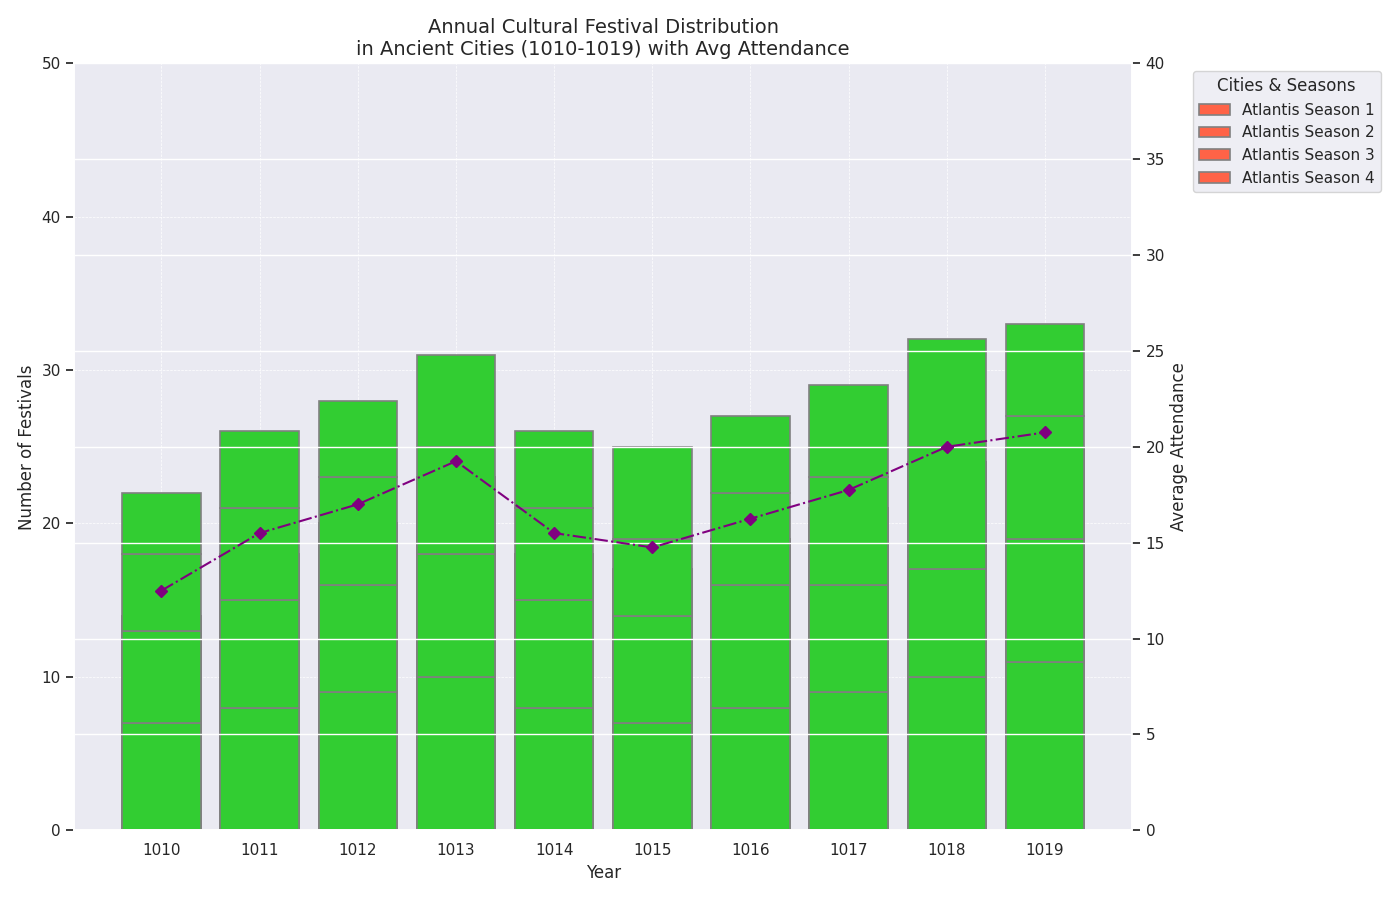

Generate this figure with Python:
import matplotlib.pyplot as plt
import numpy as np

years = np.arange(1010, 1020)
atlantis_festivals = np.array([[5, 4, 3, 2], [6, 5, 4, 3], [7, 5, 5, 3], [8, 6, 5, 4], [6, 5, 4, 3], 
                               [5, 5, 3, 4], [6, 6, 4, 3], [7, 5, 5, 4], [8, 5, 6, 5], [9, 6, 6, 4]])
el_dorado_festivals = np.array([[6, 3, 4, 1], [7, 4, 5, 2], [8, 4, 6, 2], [9, 5, 6, 3], [7, 4, 5, 2],
                                [6, 4, 4, 3], [7, 5, 5, 2], [8, 4, 6, 3], [9, 4, 7, 4], [10, 5, 7, 3]])
avalon_festivals = np.array([[7, 6, 5, 4], [8, 7, 6, 5], [9, 7, 7, 5], [10, 8, 7, 6], [8, 7, 6, 5],
                             [7, 7, 5, 6], [8, 8, 6, 5], [9, 7, 7, 6], [10, 7, 8, 7], [11, 8, 8, 6]])

average_attendance = np.mean(atlantis_festivals + el_dorado_festivals + avalon_festivals, axis=1)

# Define different colors for each city
colors = ['#FF6347', '#4682B4', '#32CD32']

fig, ax1 = plt.subplots(figsize=(14, 9))

# Modified to include legend labels
cities = ['Atlantis', 'El Dorado', 'Avalon']
for index, (city_festivals, color, label) in enumerate(zip([atlantis_festivals, el_dorado_festivals, avalon_festivals], colors, cities)):
    base = np.zeros(len(years))
    for j in range(city_festivals.shape[1]):
        ax1.bar(years, city_festivals[:, j], bottom=base, 
                color=color, edgecolor='gray', linewidth=1.2, label=f'{label} Season {j+1}' if index == 0 else "")
        base += city_festivals[:, j]

ax1.legend(loc='upper left', bbox_to_anchor=(1.05, 1), title="Cities & Seasons")
ax1.grid(True, linestyle='--', linewidth=0.5)

ax2 = ax1.twinx()
# Changed line style and marker
ax2.plot(years, average_attendance, label='Avg Attendance', color='purple', linestyle='-.', marker='D')
ax2.set_ylabel('Average Attendance')
ax2.set_ylim(0, 40)

ax1.set_title('Annual Cultural Festival Distribution\nin Ancient Cities (1010-1019) with Avg Attendance', fontsize=14)
ax1.set_ylabel('Number of Festivals')
ax1.set_xlabel('Year')
ax1.set_xticks(years)
ax1.set_ylim(0, 50)

plt.tight_layout()
plt.show()
